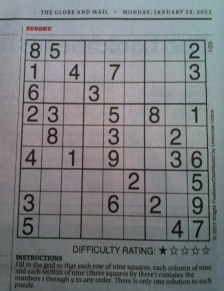
#> input picture image/sudoku.jpg, 224 x 291 px, found by its file name
$ python 14.py   (older library calls are emulated)
#> lines starting #> are read from the running program, lines starting #| are printed output that depends on the picture
import cv2


src = cv2.imread("./image/sudoku.jpg",cv2.IMREAD_COLOR)
#> src is the input picture: shape (291, 224, 3); mean B, G, R 127.4, 124.5, 122.2
gray = cv2.cvtColor(src, cv2.COLOR_BGR2GRAY)

sobel = cv2.Sobel(gray, cv2.CV_8U, 1,0,3)
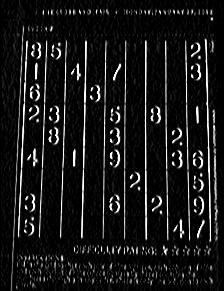
#> sobel: shape (291, 224); min 0, max 255, mean 23.4
laplactian = cv2 . Laplacian(gray, cv2.CV_8U,ksize=3)
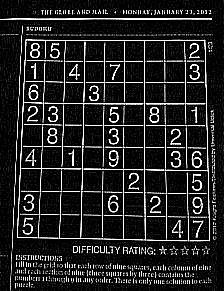
#> laplactian: shape (291, 224); min 0, max 255, mean 35.6
canny = cv2.Canny(src, 100,255)
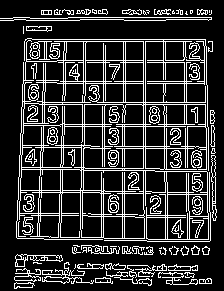
#> canny: shape (291, 224); 18.6% white in thin lines or dots

src = cv2.resize(src, dsize=None , fx=1., fy=1., interpolation=cv2.INTER_AREA)
sobel = cv2.resize(sobel, dsize=None , fx=1., fy=1., interpolation=cv2.INTER_AREA)
laplactian = cv2.resize(laplactian, dsize=None , fx=1., fy=1., interpolation=cv2.INTER_AREA)
canny = cv2.resize(canny, dsize=None , fx=1., fy=1., interpolation=cv2.INTER_AREA)

cv2.imshow("src",src)
cv2.imshow("sobel",sobel)
cv2.imshow("laplaction",laplactian)
cv2.imshow("canny",canny) ## 얘가 잘 나옴
cv2.waitKey()
cv2.destroyAllWindows()
